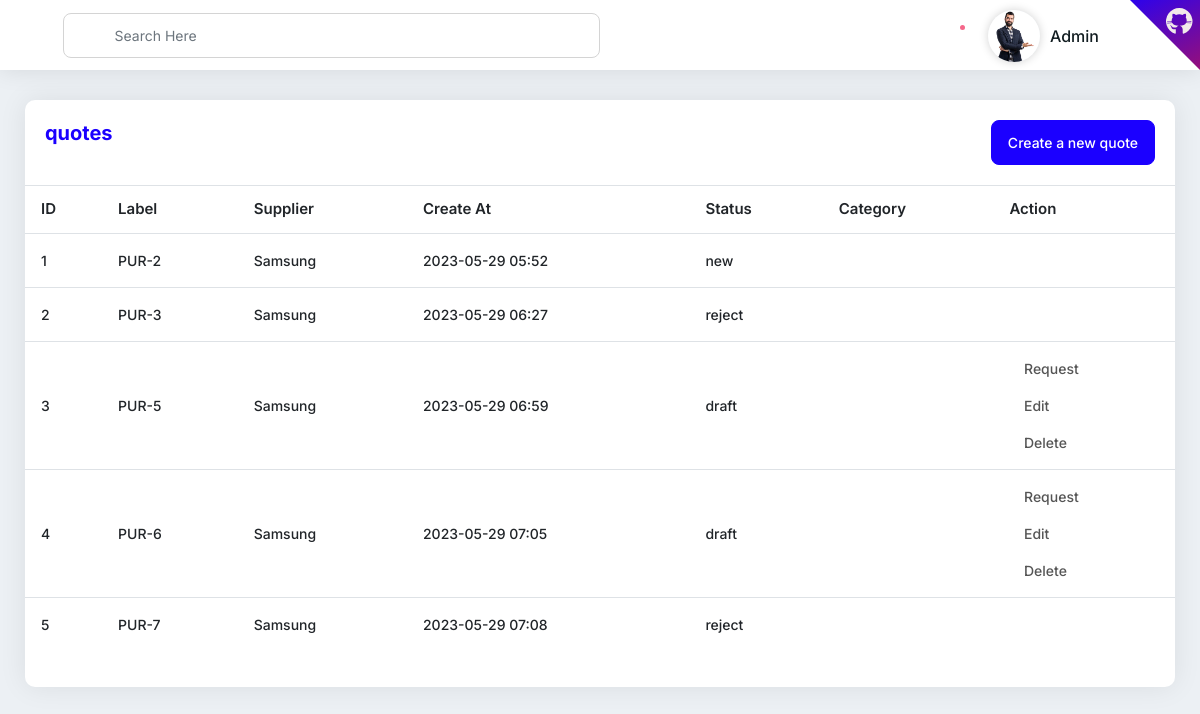
/en/quote/list/, run on an earlier commit of the app's database.
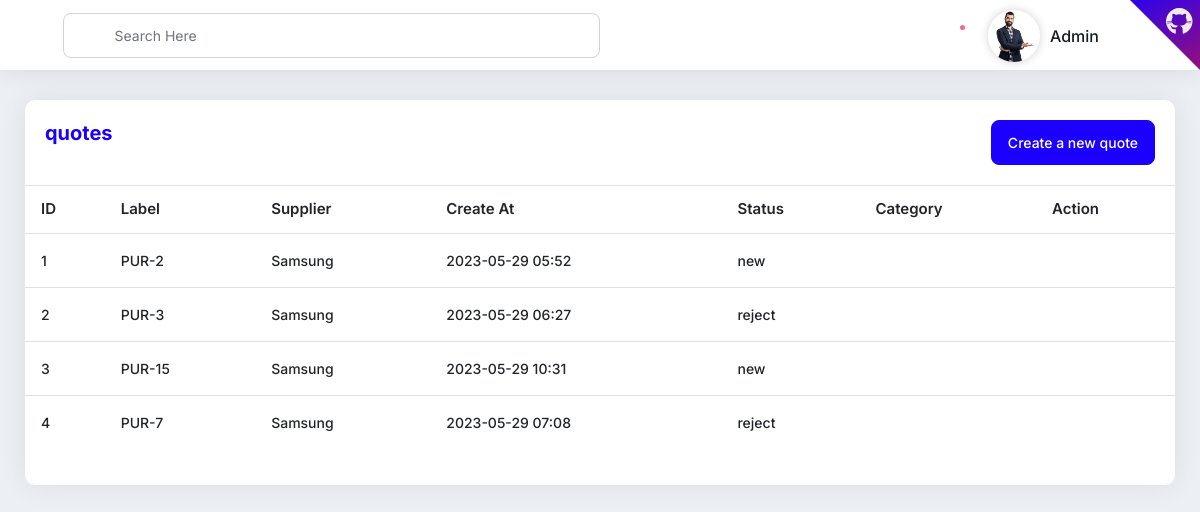
And on a later commit of the database.
### core/models.py (models this page shows, shortened)
class POrder(models.Model):
    label = models.CharField(_("label"), max_length=255, null=True, blank=True)
    supplier = models.ForeignKey(Supplier, verbose_name=_("supplier"), on_delete=models.CASCADE)
    order_date = models.DateField(_("order date"), null=True, blank=True)
    status = models.CharField(_("status"), max_length=255, null=True, blank=True, default="draft")
    created_at = models.DateTimeField(auto_now=True, editable=False)
    total = models.IntegerField(_("total"), null=True, blank=True)
    note = models.TextField(_("note"), null=True, blank=True)

class Supplier(models.Model):
    id_supplier = models.CharField(_("supplier id"), max_length=255)
    name = models.CharField(_("name"), max_length=255)
    logo = models.ImageField(_("logo"), upload_to="supplier", null=True, blank=True)
    phone = models.CharField(_("phone"), max_length=255)
    address = models.TextField(_("address"))
    fax = models.CharField(_("fax"), max_length=255)
    email = models.EmailField(_("email"), max_length=255)
    products = models.ManyToManyField(Product, verbose_name=_("products"), blank=True)
    account = models.OneToOneField(get_user_model(), verbose_name=_("account"), on_delete=models.CASCADE, null=True, blank=True)
    def __str__(self):
        return self.name

### core/views.py (the view)
# urls.py: path('quote/list/', quote_list, name='quote_list'),
def quote_list(request):
    quotes = POrder.objects.all()
    quotes_filter = []
    for quote in quotes:
        if quote.porderdetail_set.all().count() > 0:
            quotes_filter.append(quote)
    return render(request, 'quote/list.html', {
        "quotes": quotes_filter,
    })

### core/templates/quote/list.html (shortened to what this page needs)
{% extends 'base.html' %}
{% load i18n %}
{% load static %}
{% block css %}
	<link rel="stylesheet" type="text/css" href="{% static 'plugins/sweetalert2/sweetalert2.css' %}" />
{% endblock css %}
{% block content %}
<div class="card-box mb-30">
	<div class="pd-20 d-flex justify-content-between">
		<h4 class="text-blue h4"> {% trans "quotes" %} </h4>
		<a href="{% url 'quote_add' %}" class="btn btn-primary">{% trans "Create a new quote" %}</a>
	</div>
	<div class="pb-20">
		<table class="data-table table hover nowrap">
			<thead>
				<tr>
					<th class="table-plus datatable-nosort"> {% trans "ID" %} </th>
					<th> {% trans "Label" %} </th>
					<th> {% trans "Supplier" %} </th>
					<th> {% trans "Create At" %} </th>
					<th> {% trans "Status" %} </th>
					<th> {% trans "Category" %} </th>
					<th class="datatable-nosort">Action</th>
				</tr>
			</thead>
			<tbody>
				{% for quote in quotes %}
				<tr>
					<td class="table-plus"> {{ forloop.counter }} </td>
					<td> {{ quote.label }} </td>
					<td> {{ quote.supplier }} </td>
					<td> {{ quote.created_at|date:'Y-m-d H:i' }} </td>
					<td> {{ quote.status }} </td>
					<td> {{ quote.category.title }} </td>
					<td>
						<div class="d-flex flex-column">
							{% if quote.status == 'draft' %}
							<a href="{% url 'quote_request' quote.id %}" class="mb-3"><i class="dw dw-edit2"></i> {% trans "Request" %}</a>
							<a href="{% url 'quote_edit' quote.id %}" class="mb-3"><i class="dw dw-edit2"></i> {% trans "Edit" %}</a>
							<form method="POST" action="{% url 'quote_delete' quote.id %}">
								<a href="#" type="submit" class="show_confirm"><i class="dw dw-delete-3"></i> {% trans "Delete" %}</a>
							</form>
							{% endif %}
						</div>
					</td>
				</tr>
				{% endfor %}
			</tbody>
		</table>
	</div>
</div>
{% endblock content %}

### core/templates/base.html (shortened to what this page needs)
{% load i18n %}
{% load static %}
<!DOCTYPE html>
<html>
<head>
	<link rel="stylesheet" type="text/css" href="{% static 'vendors/styles/core.css' %}" />
	<link rel="stylesheet" type="text/css" href="{% static 'vendors/styles/icon-font.min.css' %}" />
	<link rel="stylesheet" type="text/css" href="{% static 'plugins/datatables/css/dataTables.bootstrap4.min.css' %}" />
	<link rel="stylesheet" type="text/css" href="{% static 'plugins/datatables/css/responsive.bootstrap4.min.css' %}" />
	<link rel="stylesheet" type="text/css" href="{% static 'vendors/styles/style.css' %}" />
    {% block css %}{% endblock css %}
</head>
<body class="header-white sidebar-light">
	{% include 'includes/header.html' %}
	<div class="main-container">
		<div class="pd-ltr-20 xs-pd-20-10">
			<div class="min-height-200px">
				{% block content %}{% endblock content %}
			</div>
		</div>
	</div>
</body>
</html>

### core/templates/includes/header.html (shortened to what this page needs)
{% load i18n %}
{% load static %}
<div class="header">
  <div class="header-left">
    <div class="menu-icon bi bi-list"></div>
    <div class="header-search">
      <form>
        <div class="form-group mb-0">
          <i class="dw dw-search2 search-icon"></i>
          <input type="text" class="form-control search-input" placeholder="{% trans "Search Here" %}" />
        </div>
      </form>
    </div>
  </div>
  <div class="header-right">
    <div class="dashboard-setting user-notification">
      <div class="dropdown">
        <a class="dropdown-toggle no-arrow" href="javascript:;" data-toggle="right-sidebar">
          <i class="dw dw-settings2"></i>
        </a>
      </div>
    </div>
    <div class="user-notification">
      <div class="dropdown">
        <a class="dropdown-toggle no-arrow" href="#" role="button" data-toggle="dropdown">
          <i class="icon-copy dw dw-notification"></i>
          <span class="badge notification-active"></span>
        </a>
      </div>
    </div>
    <div class="user-info-dropdown">
      <div class="dropdown">
        <a class="dropdown-toggle" href="#" role="button" data-toggle="dropdown">
          <span class="user-icon">
            <img src="{% static 'vendors/images/photo1.jpg' %}" alt="" />
          </span>
          <span class="user-name">Admin</span>
        </a>
      </div>
    </div>
    <div class="github-link">
      <a href="#"><img src="{% static 'vendors/images/github.svg' %}" alt="" /></a>
    </div>
  </div>
</div>

### core/templates/includes/left-sidebar.html (shortened to what this page needs)
{% load i18n %}
{% load static %}

What changed in the data, as far as the page shows it:
no longer on this page (row unchanged): POrder: label "PUR-5", supplier "Samsung", created_at "2023-05-29 06:59", status "draft"
changed POrder: label "PUR-6" → "PUR-15"; created_at "2023-05-29 07:05" → "2023-05-29 10:31"; status "draft" → "new"; trans "Request" → (not shown); trans "Edit" → (not shown); trans "Delete" → (not shown)
